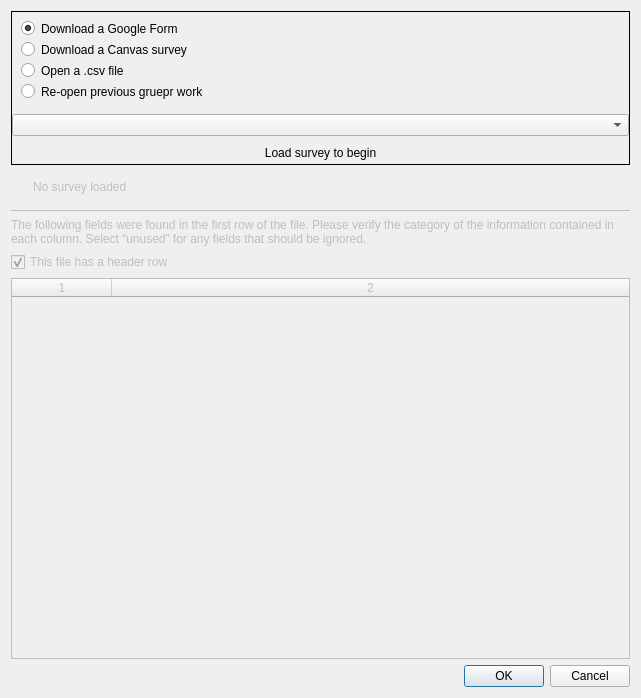
<?xml version="1.0" encoding="UTF-8"?>
<ui version="4.0">
 <class>GetGrueprDataDialog</class>
 <widget class="QDialog" name="GetGrueprDataDialog">
  <property name="geometry">
   <rect>
    <x>0</x>
    <y>0</y>
    <width>641</width>
    <height>698</height>
   </rect>
  </property>
  <property name="windowTitle">
   <string>Dialog</string>
  </property>
  <layout class="QVBoxLayout" name="verticalLayout">
   <item>
    <widget class="QFrame" name="sourceFrame">
     <property name="frameShape">
      <enum>QFrame::Box</enum>
     </property>
     <property name="frameShadow">
      <enum>QFrame::Plain</enum>
     </property>
     <layout class="QVBoxLayout" name="verticalLayout_2">
      <property name="leftMargin">
       <number>0</number>
      </property>
      <property name="topMargin">
       <number>0</number>
      </property>
      <property name="rightMargin">
       <number>0</number>
      </property>
      <property name="bottomMargin">
       <number>0</number>
      </property>
      <item>
       <widget class="QGroupBox" name="groupBox">
        <property name="styleSheet">
         <string notr="true">border-style:none;</string>
        </property>
        <property name="flat">
         <bool>true</bool>
        </property>
        <layout class="QVBoxLayout" name="verticalLayout_3">
         <item>
          <widget class="QRadioButton" name="fromGoogleradioButton">
           <property name="text">
            <string>Download a Google Form</string>
           </property>
           <property name="checked">
            <bool>true</bool>
           </property>
           <attribute name="buttonGroup">
            <string notr="true">sourceButtonGroup</string>
           </attribute>
          </widget>
         </item>
         <item>
          <widget class="QRadioButton" name="fromCanvasradioButton">
           <property name="text">
            <string>Download a Canvas survey</string>
           </property>
           <attribute name="buttonGroup">
            <string notr="true">sourceButtonGroup</string>
           </attribute>
          </widget>
         </item>
         <item>
          <widget class="QRadioButton" name="fromFileRadioButton">
           <property name="text">
            <string>Open a .csv file</string>
           </property>
           <attribute name="buttonGroup">
            <string notr="true">sourceButtonGroup</string>
           </attribute>
          </widget>
         </item>
         <item>
          <widget class="QRadioButton" name="fromPrevWorkRadioButton">
           <property name="text">
            <string>Re-open previous gruepr work</string>
           </property>
           <attribute name="buttonGroup">
            <string notr="true">sourceButtonGroup</string>
           </attribute>
          </widget>
         </item>
        </layout>
       </widget>
      </item>
      <item>
       <widget class="QComboBox" name="prevWorkComboBox"/>
      </item>
      <item>
       <widget class="QPushButton" name="loadDataPushButton">
        <property name="text">
         <string>Load survey to begin</string>
        </property>
        <property name="flat">
         <bool>true</bool>
        </property>
       </widget>
      </item>
     </layout>
    </widget>
   </item>
   <item>
    <widget class="QFrame" name="dataSourceFrame">
     <property name="enabled">
      <bool>false</bool>
     </property>
     <property name="frameShape">
      <enum>QFrame::NoFrame</enum>
     </property>
     <property name="frameShadow">
      <enum>QFrame::Plain</enum>
     </property>
     <layout class="QHBoxLayout" name="horizontalLayout" stretch="0,1">
      <item>
       <widget class="QLabel" name="dataSourceIcon">
        <property name="text">
         <string/>
        </property>
       </widget>
      </item>
      <item>
       <widget class="QLabel" name="dataSourceLabel">
        <property name="enabled">
         <bool>false</bool>
        </property>
        <property name="text">
         <string>No survey loaded</string>
        </property>
       </widget>
      </item>
     </layout>
    </widget>
   </item>
   <item>
    <widget class="QFrame" name="hLine">
     <property name="enabled">
      <bool>false</bool>
     </property>
     <property name="frameShape">
      <enum>QFrame::HLine</enum>
     </property>
     <property name="frameShadow">
      <enum>QFrame::Plain</enum>
     </property>
    </widget>
   </item>
   <item>
    <widget class="QLabel" name="fieldsExplainer">
     <property name="enabled">
      <bool>false</bool>
     </property>
     <property name="text">
      <string>The following fields were found in the first row of the file. Please verify the category of the information contained in each column. Select “unused” for any fields that should be ignored.</string>
     </property>
     <property name="wordWrap">
      <bool>true</bool>
     </property>
    </widget>
   </item>
   <item>
    <widget class="QCheckBox" name="headerRowCheckBox">
     <property name="enabled">
      <bool>false</bool>
     </property>
     <property name="text">
      <string>This file has a header row</string>
     </property>
     <property name="checked">
      <bool>true</bool>
     </property>
    </widget>
   </item>
   <item>
    <widget class="QTableWidget" name="tableWidget">
     <property name="enabled">
      <bool>false</bool>
     </property>
     <property name="frameShape">
      <enum>QFrame::Box</enum>
     </property>
     <property name="frameShadow">
      <enum>QFrame::Plain</enum>
     </property>
     <property name="horizontalScrollBarPolicy">
      <enum>Qt::ScrollBarAlwaysOff</enum>
     </property>
     <property name="sizeAdjustPolicy">
      <enum>QAbstractScrollArea::AdjustToContents</enum>
     </property>
     <property name="editTriggers">
      <set>QAbstractItemView::NoEditTriggers</set>
     </property>
     <property name="showDropIndicator" stdset="0">
      <bool>false</bool>
     </property>
     <property name="dragDropOverwriteMode">
      <bool>false</bool>
     </property>
     <property name="alternatingRowColors">
      <bool>true</bool>
     </property>
     <property name="selectionMode">
      <enum>QAbstractItemView::NoSelection</enum>
     </property>
     <property name="verticalScrollMode">
      <enum>QAbstractItemView::ScrollPerPixel</enum>
     </property>
     <property name="horizontalScrollMode">
      <enum>QAbstractItemView::ScrollPerPixel</enum>
     </property>
     <property name="showGrid">
      <bool>false</bool>
     </property>
     <property name="gridStyle">
      <enum>Qt::NoPen</enum>
     </property>
     <property name="rowCount">
      <number>1</number>
     </property>
     <property name="columnCount">
      <number>2</number>
     </property>
     <attribute name="horizontalHeaderHighlightSections">
      <bool>false</bool>
     </attribute>
     <attribute name="horizontalHeaderStretchLastSection">
      <bool>true</bool>
     </attribute>
     <attribute name="verticalHeaderVisible">
      <bool>false</bool>
     </attribute>
     <attribute name="verticalHeaderHighlightSections">
      <bool>false</bool>
     </attribute>
     <row/>
     <column/>
     <column/>
    </widget>
   </item>
   <item>
    <widget class="QDialogButtonBox" name="confirmCancelButtonBox">
     <property name="orientation">
      <enum>Qt::Horizontal</enum>
     </property>
     <property name="standardButtons">
      <set>QDialogButtonBox::Cancel|QDialogButtonBox::Ok</set>
     </property>
    </widget>
   </item>
  </layout>
 </widget>
 <resources/>
 <connections>
  <connection>
   <sender>confirmCancelButtonBox</sender>
   <signal>accepted()</signal>
   <receiver>GetGrueprDataDialog</receiver>
   <slot>accept()</slot>
   <hints>
    <hint type="sourcelabel">
     <x>248</x>
     <y>254</y>
    </hint>
    <hint type="destinationlabel">
     <x>157</x>
     <y>274</y>
    </hint>
   </hints>
  </connection>
  <connection>
   <sender>confirmCancelButtonBox</sender>
   <signal>rejected()</signal>
   <receiver>GetGrueprDataDialog</receiver>
   <slot>reject()</slot>
   <hints>
    <hint type="sourcelabel">
     <x>316</x>
     <y>260</y>
    </hint>
    <hint type="destinationlabel">
     <x>286</x>
     <y>274</y>
    </hint>
   </hints>
  </connection>
 </connections>
 <buttongroups>
  <buttongroup name="sourceButtonGroup"/>
 </buttongroups>
</ui>
